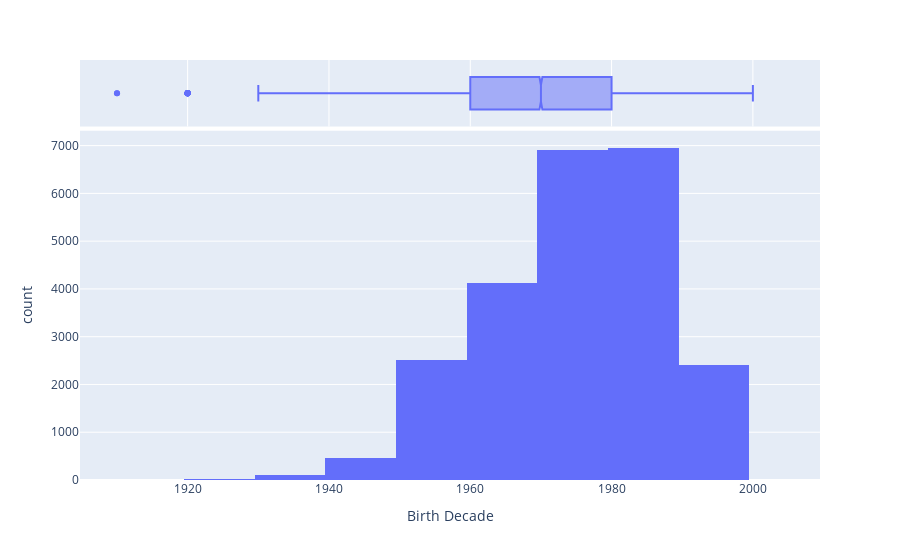

The code cell stored with this chart in its notebook:
### Markdown cell above
Next, I like to visualize the data to get a sense of what interesting insights can be gleaned. First, I want to see what the most common birth decade is.

### Code cell
px.histogram(data_set, x = 'Birth Decade', marginal = 'box')

### Figure 1 — Plotly figure (JSON) as saved in the notebook; plotly's stock layout.template omitted (floating-point values rounded to 4 significant figures; data arrays with more than 128 entries replaced by an {"elided": "..."} marker saying what was removed)
{"data": [{"alignmentgroup": "True", "bingroup": "x", "hovertemplate": "Birth Decade=%{x}<br>count=%{y}<extra></extra>", "legendgroup": "", "marker": {"color": "#636efa"}, "name": "", "offsetgroup": "", "orientation": "v", "showlegend": false, "type": "histogram", "x": {"elided": "23486 int values"}, "xaxis": "x", "yaxis": "y"}, {"alignmentgroup": "True", "hovertemplate": "Birth Decade=%{x}<extra></extra>", "legendgroup": "", "marker": {"color": "#636efa"}, "name": "", "notched": true, "offsetgroup": "", "showlegend": false, "type": "box", "x": {"elided": "23486 int values"}, "xaxis": "x2", "yaxis": "y2"}], "layout": {"barmode": "relative", "legend": {"tracegroupgap": 0}, "margin": {"t": 60}, "xaxis": {"anchor": "y", "domain": [0, 1], "title": {"text": "Birth Decade"}}, "xaxis2": {"anchor": "y2", "domain": [0, 1], "matches": "x", "showgrid": true, "showticklabels": false}, "yaxis": {"anchor": "x", "domain": [0, 0.8316], "title": {"text": "count"}}, "yaxis2": {"anchor": "x2", "domain": [0.8416, 1], "matches": "y2", "showgrid": false, "showline": false, "showticklabels": false, "ticks": ""}}}
